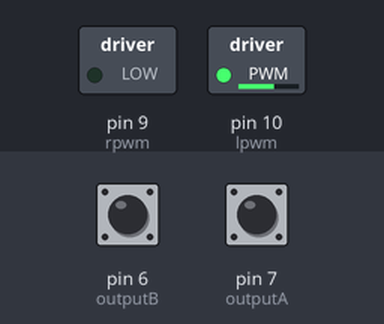
This sketch was run on a simulated Arduino Uno, built with avr-gcc and run on an emulated ATmega328P. On the bench: switched loads named in the sketch (green lamp = pin HIGH). The test bench sets the inputs (shaded band); at power-on: pin 6 (outputB) HIGH, pin 7 (outputA) HIGH. What the sketch prints to the serial monitor is not drawn.

Above: at 0.1 s.
Timing chart, 0 to 1.6 s (numbered marks = the images above):
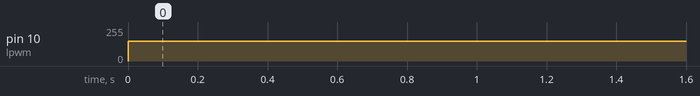

Measured:
- by itself, pin 10 (lpwm): 0/255 → 150/255 at 0.00 s

The sketch:

PID2__Arduino_.ino
```cpp
void run_motor(int speed);
void calculate_counter();
int calculate_pid(int setpoint, int position);

#define MAX_PWM 150
#define integral_error_count 10

int lpwm = 10;
int rpwm = 9;


 #define outputA 7
 #define outputB 6
 int counter = 0;
 int aState;
 int aLastState;

void setup() {
  Serial.begin(9600);
  pinMode(lpwm, OUTPUT);
  pinMode(rpwm, OUTPUT);
  pinMode(outputA, INPUT);
  pinMode(outputB, INPUT);

}


float kp = 1;
float ki = 2;
float kd = 0.1;
float error = 0;
float last_error = 0;

float integral_error_value = 0;
int integral_error_index = 0;


void loop() {
  calculate_counter();
  int motr_speed_val = calculate_pid(200, counter);
  run_motor(motr_speed_val);
  //run_motor(100);
  //Serial.println(counter);
  Serial.println(motr_speed_val);


}

int calculate_pid(int setpoint, int position){
  error = setpoint - position;
  float P = kp * error;

  integral_error_value += error;
  if(integral_error_index < integral_error_count){
    integral_error_index++;
  }else{
    integral_error_index = 0;
    integral_error_value = 0;
  }
  float I = ki * integral_error_value;


  float D = kd * (error - last_error);
  last_error = error;
  float pid = P + I + D;
  // Serial.print("PID: ");
  //Serial.println((int)pid);
  // Serial.print("P: ");
  // Serial.print(P);
  // Serial.print("  I: ");
  // Serial.print(I);
  // Serial.print("  D: ");
  // Serial.println(D);
  if(pid > 0){
    pid = min(pid, (float)MAX_PWM);
  }else{
    pid = max(pid, -(float)MAX_PWM);
  }

  return (int)pid;
}

void calculate_counter()
{
  aState = digitalRead(outputA); // Reads the "current" state of the outputA
   // If the previous and the current state of the outputA are different, that means a Pulse has occured
   if (aState != aLastState){
     // If the outputB state is different to the outputA state, that means the encoder is rotating clockwise
     if (digitalRead(outputB) != aState) {
       counter ++;
     } else {
       counter --;
     }
     //Serial.print("Position: ");
     //Serial.println(counter);
   }
   aLastState = aState; // Updates the previous state of the outputA with the current state
}


void run_motor(int speed){
  if(speed == 0){
    analogWrite(lpwm, 0);
    analogWrite(rpwm, 0);
  }
  if(speed > 0){
    speed = min(speed, MAX_PWM);
    analogWrite(lpwm, speed);
    analogWrite(rpwm, 0);
    //Serial.print("Forward  ");
    //Serial.println(speed);
  }else if(speed < 0){
    speed = -speed;
    speed = min(speed, MAX_PWM);
    analogWrite(lpwm, 0);
    analogWrite(rpwm, speed);
    //Serial.print("Backward  ");
    //Serial.println(speed);
  }
}
```
